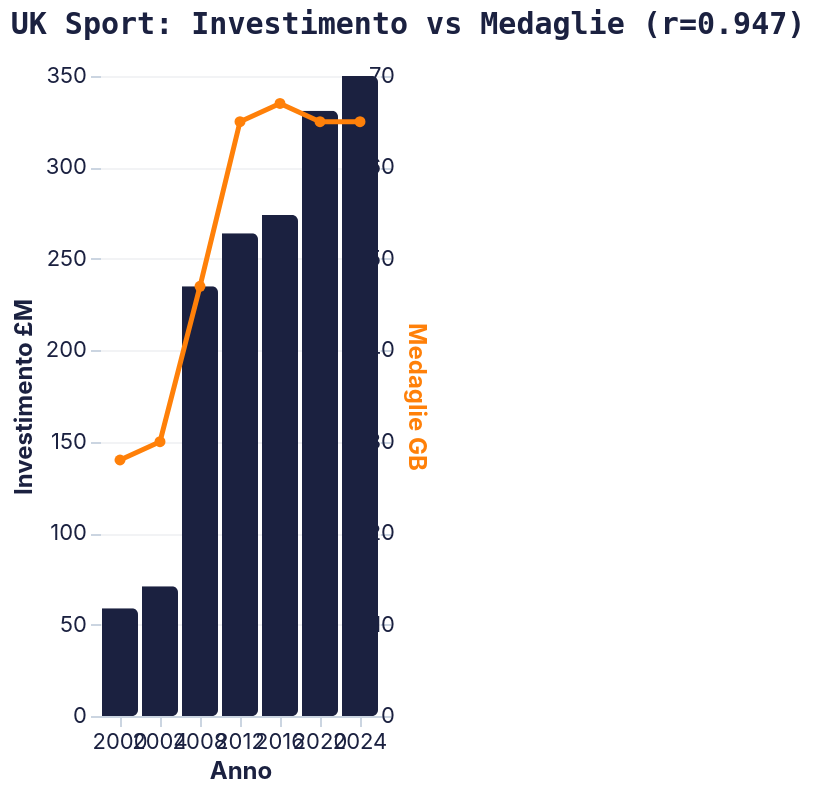

This figure's Vega-Lite source:
### Vega-Lite specification from a JSON file in a GitHub repository (floating-point values rounded to 4 significant figures)
{"config": {"background": null, "view": {"stroke": null}, "title": {"font": "Space Mono, monospace", "fontSize": 15, "fontWeight": "bold", "color": "#1b2140", "anchor": "start", "offset": 12}, "axis": {"labelFont": "Inter, sans-serif", "titleFont": "Inter, sans-serif", "labelFontSize": 11, "titleFontSize": 12, "titleFontWeight": "bold", "labelColor": "#1b2140", "titleColor": "#1b2140", "gridColor": "#E5E7EB", "gridOpacity": 0.5, "domainColor": "#CBD5E1", "tickColor": "#CBD5E1", "labelAngle": 0}, "axisY": {"grid": true, "domain": false}, "axisX": {"grid": false}, "legend": {"labelFont": "Inter, sans-serif", "titleFont": "Inter, sans-serif", "labelFontSize": 11, "titleFontSize": 12, "titleFontWeight": "bold", "labelColor": "#1b2140", "titleColor": "#1b2140", "orient": "top", "direction": "horizontal", "symbolType": "circle"}, "range": {"category": ["#1b2140", "#ff8009", "#9a0641", "#ffe34a", "#e7b6af", "#64748B"], "ordinal": {"scheme": "blues"}, "heatmap": {"scheme": "blues"}, "ramp": {"scheme": "blues"}}, "bar": {"color": "#1b2140", "cornerRadiusTopRight": 3, "cornerRadiusBottomRight": 3}, "line": {"color": "#1b2140", "strokeWidth": 2.5}, "point": {"color": "#1b2140", "filled": true}, "circle": {"color": "#1b2140"}, "text": {"font": "Inter, sans-serif", "fontSize": 11, "color": "#1b2140"}, "arc": {"fill": "#1b2140"}, "area": {"fill": "#1b2140", "opacity": 0.5}}, "layer": [{"mark": {"type": "bar"}, "encoding": {"color": {"value": "#1b2140"}, "tooltip": [{"field": "Ciclo", "type": "nominal"}, {"field": "Investimento", "type": "quantitative"}, {"field": "Medaglie", "type": "quantitative"}], "x": {"field": "Anno", "type": "ordinal"}, "y": {"axis": {"titleColor": "#1b2140"}, "field": "Investimento", "title": "Investimento £M", "type": "quantitative"}}}, {"mark": {"type": "line", "point": true}, "encoding": {"color": {"value": "#ff8009"}, "tooltip": [{"field": "Ciclo", "type": "nominal"}, {"field": "Medaglie", "type": "quantitative"}], "x": {"field": "Anno", "type": "ordinal"}, "y": {"axis": {"titleColor": "#ff8009"}, "field": "Medaglie", "title": "Medaglie GB", "type": "quantitative"}}}], "data": {"name": "data-eb9f9e5cca1a985cb55f63234af29871"}, "height": 320, "resolve": {"scale": {"y": "independent"}}, "title": "UK Sport: Investimento vs Medaglie (r=0.947)", "width": "container", "$schema": "https://vega.github.io/schema/vega-lite/v6.4.1.json", "datasets": {"data-eb9f9e5cca1a985cb55f63234af29871": [{"Ciclo": "Sydney", "Anno": 2000, "Investimento": 58.9, "Medaglie": 28, "ROI": 47.54, "Costo": 2.104}, {"Ciclo": "Athens", "Anno": 2004, "Investimento": 71.0, "Medaglie": 30, "ROI": 42.25, "Costo": 2.367}, {"Ciclo": "Beijing", "Anno": 2008, "Investimento": 235.0, "Medaglie": 47, "ROI": 20.0, "Costo": 5.0}, {"Ciclo": "London", "Anno": 2012, "Investimento": 264.0, "Medaglie": 65, "ROI": 24.62, "Costo": 4.062}, {"Ciclo": "Rio", "Anno": 2016, "Investimento": 274.0, "Medaglie": 67, "ROI": 24.45, "Costo": 4.09}, {"Ciclo": "Tokyo", "Anno": 2020, "Investimento": 331.0, "Medaglie": 65, "ROI": 19.64, "Costo": 5.092}, {"Ciclo": "Paris", "Anno": 2024, "Investimento": 350.0, "Medaglie": 65, "ROI": 18.57, "Costo": 5.385}]}}
